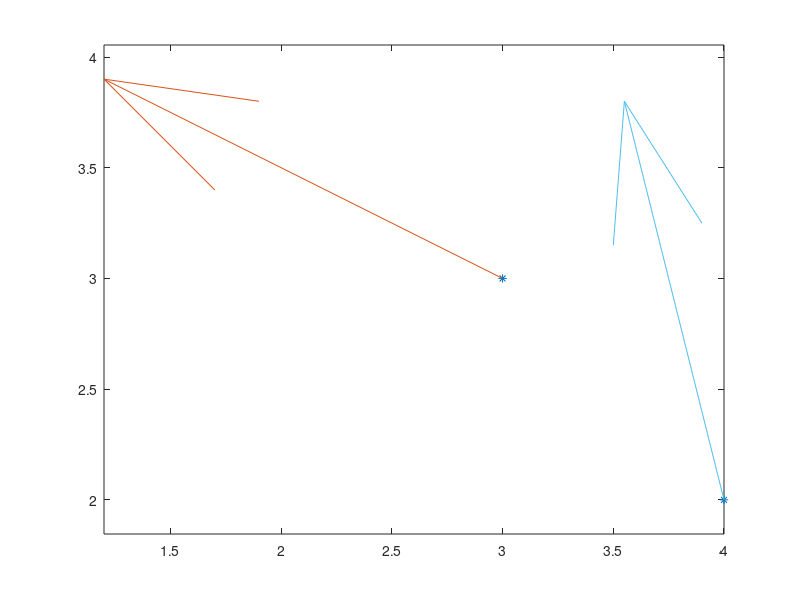

Reproduce this figure in MATLAB. (Note: this script raises an error after producing the figure.)
clear 
px = [3,4];
py = [3,2];
nx = [-2,-0.5];
ny = [1,2];

plot(px,py, '*');
hold on; axis equal;
quiver(px(1), py(1), nx(1), ny(1));
quiver(px(2), py(2), nx(2), ny(2));

syms x y
F(x,y) = nx(1) *x + ny(1)*y - (nx(1) * px(1)+ny(1)*py(1));
fimplicit(F, 'b');

G(x,y) = nx(2) *x + ny(2)*y - (nx(2) * px(2)+ny(2)*py(2));
fimplicit(G, 'g');

% to plot the intersection point
e = [F == 0, G == 0];
s = solve(e,[x y]);
I = [s.x, s.y];
plot(I(1), I(2), 'r.', 'MarkerSize', 20);
